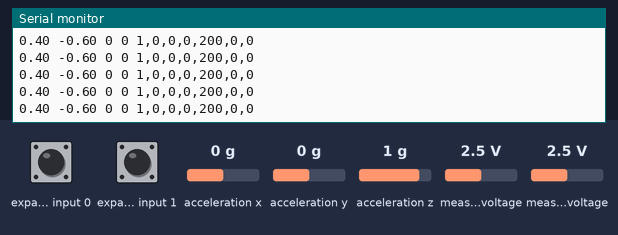
Bench run of a sketch on a simulated Arduino Leonardo, built with avr-gcc and run on an emulated ATmega32U4. Parts: the last lines printed to the serial monitor. Wiring (inferred from the names in the program): Wii Nunchuk at I2C address 0x52. The test bench sets the inputs (shaded band); at power-on: acceleration x 0 g, measured voltage 2.5 V, acceleration z 1 g, expander input 0 HIGH, expander input 1 HIGH, acceleration y 0 g. USB keyboard and mouse output is not drawn.

Above: at 1.2 s.
1.3 s: acceleration x set to -1.4 g
At 1.53 s:
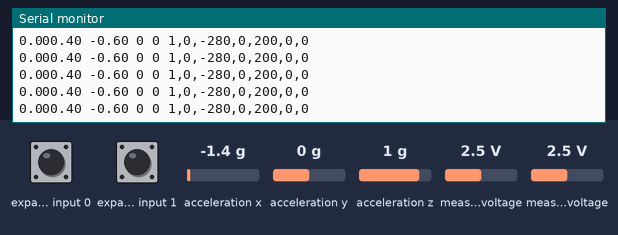
4.3 s: measured voltage (sensor 200) set to 0.1 V
At 4.4 s:
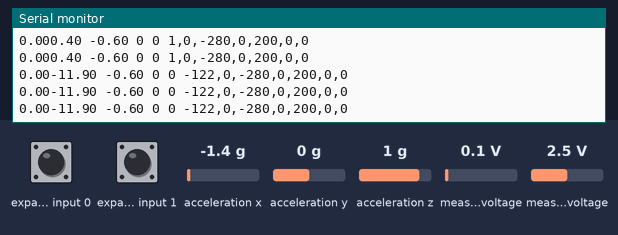
7.3 s: acceleration z set to -0.1 g
At 7.6 s:
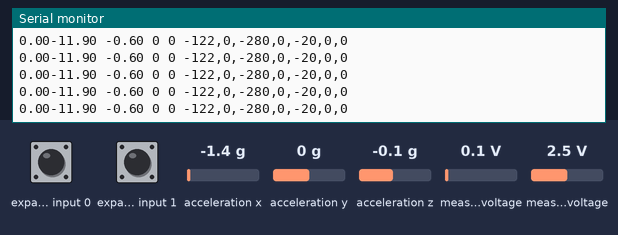
10.3 s: acceleration x set to -0.8 g
At 10.9 s:
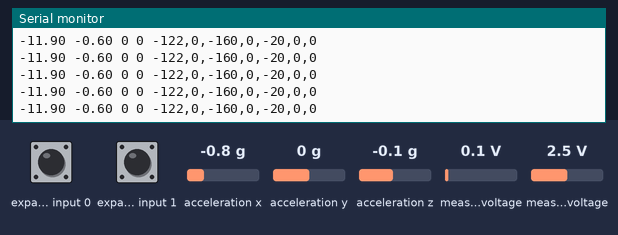
13.3 s: measured voltage (sensor 201) set to 4.9 V
At 14.2 s:
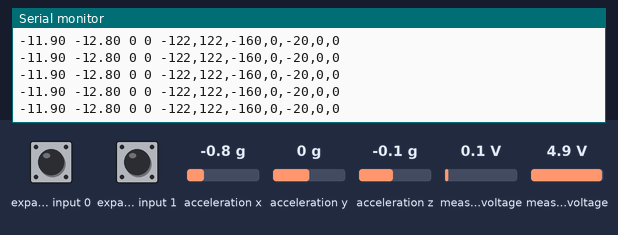
16.3 s: expander input 0 pulled LOW for 0.15 s
Timing chart, 0 to 19.3 s (numbered marks = the images above; inputs shaded):
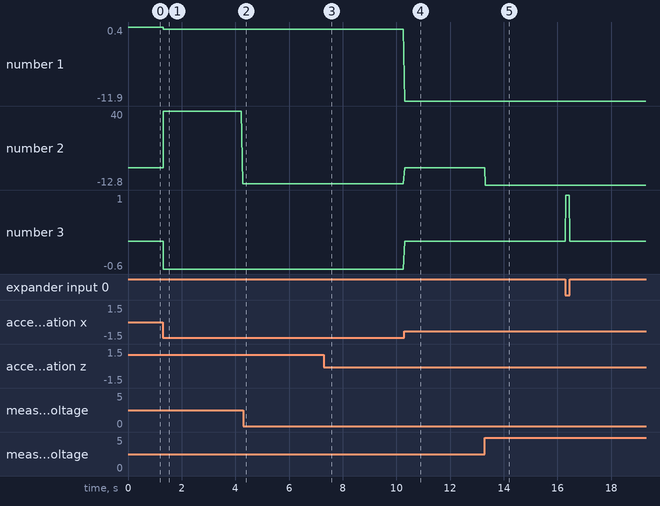

Measured:
- after the input at 1.3 s, the serial monitor: prints a new line at once (image 1)
- after the input at 4.3 s, the serial monitor: prints a new line at once (image 2)
- after the input at 7.3 s, the serial monitor: prints a new line at once (image 3)
- after the input at 10.3 s, the serial monitor: prints a new line at once (image 4)
- after the input at 13.3 s, the serial monitor: prints a new line at once (image 5)
- plotted number 2: -0.6 → -11.9 after the input at 1.3 s, -0.6 → -12.8 after the input at 13.3 s

The sketch:

super_mouse.ino
```cpp
/*
Leonardo 接线：

Top Left 		SCK		Digital Pin 3
Top Right		GND		Ground Pin
Bottom L.		+ V		5 Volt Pin
Bottom R.		SDA		Digital Pin 2

*/

#include <Wire.h>
#include "Nunchuk.h"
#include <Keyboard.h>
#include <Mouse.h>

float X=0;
float Y=0;
int C=0;
int Z=0;
int Z_NUM=0;
int Z_TYPE=0;

float AX=0;
float AY=0;
float AZ=0;

float AY_TMP=999; // AY首次按下初始位置

float Y_ALL=0;

void setup() {

    Serial.begin(115200);
    Wire.begin();
    // nunchuk_init_power(); // A1 and A2 is power supply
    nunchuk_init();
    Keyboard.begin();
    Mouse.begin();
}

void loop() {
    if (nunchuk_read()) {
        X=(nunchuk_joystickX()+3)*0.1;
        Y=-(nunchuk_joystickY()+6)*0.1;
        Z=nunchuk_buttonZ();
        C=nunchuk_buttonC();
        AX=nunchuk_accelX();
        AY=nunchuk_accelY();
        AZ=nunchuk_accelZ();
        Serial.print(X);
        Serial.print(" ");
        Serial.print(Y);
        Serial.print(" ");
        Serial.print(Z);
        Serial.print(" ");
        Serial.print(C);
        Serial.print(" ");
        nunchuk_print();

        if (Z==0) {
            if(Z_NUM<=0){
                Z_TYPE=0;
            }else if(Z_NUM>0 && Z_NUM<=200){
                Z_TYPE=1;  // 1:short 2:long
            }else if(Z_NUM>200){
                Z_TYPE=2;
            }
            Z_NUM=0;
        }else{
            Z_NUM++;
        }

        if (Z==0) { // Z C 都释放的时候
            if(X!=0 || Y!=0){
                if(AX<-250 && C==0){ //左斜放时下移
                    if(Y!=0){
                        Serial.print(Y_ALL);
                        if(Y_ALL<100 && Y_ALL>-100){
                            if (!Mouse.isPressed(MOUSE_LEFT)) {
                                Mouse.press(MOUSE_LEFT);
                                delay(50);
                                return;
                            }
                            // Y=(Y*0.1);
                            // if(Y>0){
                            //     Y=1;
                            // }else{
                            //     Y=-1;
                            // }
                            Mouse.move(0, Y, 0);
                            delay(5);
                            Y_ALL=Y_ALL+Y;
                            return;
                        }else{
                            if (Mouse.isPressed(MOUSE_LEFT)) {
                                Mouse.release(MOUSE_LEFT);
                                // delay(100);
                                return;
                            }
                            // delay(200);
                            // Y_ALL+=Y_ALL;
                            if(Y_ALL>0){ // 下正  正往下
                                // Y_ALL=Y_ALL+50;
                                // Mouse.move(0, -100, 0);
                                Mouse.move(0, -90, 0);
                                // Mouse.move(0, -127, 0);
                                // Mouse.move(0, -20, 0);
                                // Mouse.move(0, -(Y_ALL-100), 0);
                            }else{ // 上 上偏+  下偏-
                                // Y_ALL=Y_ALL-50;
                                // Y_ALL-=Y_ALL;
                                // Mouse.move(0, 100, 0);
                                Mouse.move(0, 90, 0);
                            }
                            // Mouse.move(0, Y_ALL, 0);
                            // delay(10);
                            // Mouse.move(0, Y_ALL, 0);
                            // Mouse.move(0, Y_ALL, 0);
                            // delay(200);
                            Y_ALL=0;
                            return;
                        }
                    }

                }else{
                    Mouse.move(X, Y, 0);
                    delay(5);
                    return;
                }
            }else{
                Y_ALL=0;
                if(AX<-250){
                    if(Y==0){
                        if (Mouse.isPressed(MOUSE_LEFT)) {
                            Mouse.release(MOUSE_LEFT);
                        }
                    }
                }
            }
            AY_TMP=999;
        }else if(AX>=-250 && Z==1){ // Z 按下,且非左斜放状态
            if(X!=0 || Y!=0){  // 慢移动
                if(X<0)X=-1;
                if(X>0)X=1;
                if(Y<0)Y=-1;
                if(Y>0)Y=1;
                Mouse.move(X, Y, 0);
                delay(10);
                return;
            }

            // 鼠标滚轮
            if(AY_TMP==999){  //记录第一次按下Z时的位置
                AY_TMP=AY;
                return;
            }
            if(AY>(AY_TMP+50)){
                Mouse.move(0, 0, 1);
                delay(100);
                return;
            }else if(AY<(AY_TMP-50)){
                Mouse.move(0, 0, -1);
                delay(100);
                return;
            }
        }

        if (C==1) {
            // if the mouse is not pressed, press it:
            if (!Mouse.isPressed(MOUSE_LEFT)) {
                Mouse.press(MOUSE_LEFT);
            }
        } else {                           // else the mouse button is not pressed:
            // if the mouse is pressed, release it:
            if (Mouse.isPressed(MOUSE_LEFT)) {
                Mouse.release(MOUSE_LEFT);
            }
        }

        if(AX<-250){  // 左斜放时，单机右键
            if (Z_TYPE==1) {
                // if the mouse is not pressed, press it:
                if (!Mouse.isPressed(MOUSE_RIGHT)) {
                    Mouse.press(MOUSE_RIGHT);
                }
            } else if(Z_TYPE==0) {                           // else the mouse button is not pressed:
                // if the mouse is pressed, release it:
                if (Mouse.isPressed(MOUSE_RIGHT)) {
                    Mouse.release(MOUSE_RIGHT);
                }
            } else if(Z_TYPE==2) {
                Keyboard.write(KEY_RIGHT_GUI);
            }
        }

    }
//    delay(2000);
}
```

Nunchuk.h
```cpp
// (licence header left out)
#ifndef NUNCHUK_H
#define NUNCHUK_H

#include <Wire.h>

// Calibration accelerometer values, depends on your Nunchuk
#define NUNCHUK_ACCEL_X_ZERO 512
#define NUNCHUK_ACCEL_Y_ZERO 512
#define NUNCHUK_ACCEL_Z_ZERO 512

// Calibration joystick values
#define NUNCHUK_JOYSTICK_X_ZERO 127
#define NUNCHUK_JOYSTICK_Y_ZERO 128

// Whether to disable encryption. Enabling encryption means that every packet must be decrypted, which wastes cpu cycles. Cheap Nunchuk clones have problems with the encrypted init sequence, so be sure you know what you're doing
#define NUNCHUK_DISABLE_ENCRYPTION

// Print debug information instead of a CSV stream to the serial port
// #define NUNCHUK_DEBUG

// The Nunchuk I2C address
#define NUNCHUK_ADDRESS 0x52

#if ARDUINO >= 100
#define I2C_READ() Wire.read()
#define I2C_WRITE(x) Wire.write(x)
#else
#define I2C_READ() Wire.receive()
#define I2C_WRITE(x) Wire.send(x)
#endif

#define I2C_START(x) Wire.beginTransmission(x)
#define I2C_STOP() Wire.endTransmission(true)

uint8_t nunchuk_data[6];
uint8_t nunchuk_cali[16];

#if defined(__AVR_ATmega168__) || defined(__AVR_ATmega328P__) // Only Arduino UNO
/**
 * Use normal analog ports as power supply, which is useful if you want to have all pins in a row
 * Like for the famous WiiChuck adapter
 * @see https://todbot.com/blog/2008/02/18/wiichuck-wii-nunchuck-adapter-available/
 */
static void nunchuk_init_power() {
    // Add power supply for port C2 (GND) and C3 (PWR)
    PORTC &= ~_BV(PORTC2);
    PORTC |= _BV(PORTC3);
    DDRC |= _BV(PORTC2) | _BV(PORTC3);
    delay(100);
}
#endif
/**
 * Initializes the Nunchuk communication by sending a sequence of bytes
 */
static void nunchuk_init() {

    // Change TWI speed for nuchuk, which uses Fast-TWI (400kHz)
    Wire.setClock(400000);

    // delay(1);

#ifdef NUNCHUK_DISABLE_ENCRYPTION
    I2C_START(NUNCHUK_ADDRESS);
    I2C_WRITE(0xF0);
    I2C_WRITE(0x55);
    I2C_STOP();
    // delay(1);
    I2C_START(NUNCHUK_ADDRESS);
    I2C_WRITE(0xFB);
    I2C_WRITE(0x00);
    I2C_STOP();
    // delay(1);
#else
    I2C_START(NUNCHUK_ADDRESS);
    I2C_WRITE(0x40);
    I2C_WRITE(0x00);
    I2C_STOP();
    // delay(1);
#endif

#ifdef NUNCHUK_DEBUG
    Serial.print("Ident: "); // 0xA4200000 for Nunchuck, 0xA4200101 for Classic, 0xA4200402 for Balance

    I2C_START(NUNCHUK_ADDRESS);
    I2C_WRITE(0xFA);
    I2C_STOP();

    Wire.requestFrom(NUNCHUK_ADDRESS, 6);
    for (uint8_t i = 0; i < 6; i++) {
        if (Wire.available()) {
            Serial.print(I2C_READ(), HEX);
            Serial.print(" ");
        }
    }
    I2C_STOP();
    Serial.println("");

    delay(100); // Wait for serial transfer, before loop()ing
#endif

}

/**
 * Decodes a byte if encryption is used
 *
 * @param x The byte to be decoded
 */
static inline uint8_t nunchuk_decode_byte(uint8_t x) {
#ifdef NUNCHUK_DISABLE_ENCRYPTION
    return x;
#else
    return (x ^ 0x17) + 0x17;
#endif
}

/**
 * Central function to read a full chunk of data from Nunchuk
 *
 * @return A boolean if the data transfer was successful
 */
static uint8_t nunchuk_read() {

    uint8_t i;
    Wire.requestFrom(NUNCHUK_ADDRESS, 6);
    //delayMicroseconds(10);
    for (i = 0; i < 6 && Wire.available(); i++) {
        nunchuk_data[i] = nunchuk_decode_byte(I2C_READ());
    }
    I2C_START(NUNCHUK_ADDRESS);
    I2C_WRITE(0x00);
    // delayMicroseconds(100);
    I2C_STOP();
    return i == 6;
}

/**
 * Checks the current state of button Z
 */
static uint8_t nunchuk_buttonZ() {
    return (~nunchuk_data[5] >> 0) & 1;
}

/**
 * Checks the current state of button C
 */
static uint8_t nunchuk_buttonC() {
    return (~nunchuk_data[5] >> 1) & 1;
}

/**
 * Retrieves the raw X-value of the joystick
 */
static uint8_t nunchuk_joystickX_raw() {
    return nunchuk_data[0];
}

/**
 * Retrieves the raw Y-value of the joystick
 */
static uint8_t nunchuk_joystickY_raw() {
    return nunchuk_data[1];
}

/**
 * Retrieves the calibrated X-value of the joystick
 */
static int16_t nunchuk_joystickX() {
    return (int16_t) nunchuk_joystickX_raw() - (int16_t) NUNCHUK_JOYSTICK_X_ZERO;
}

/**
 * Retrieves the calibrated Y-value of the joystick
 */
static int16_t nunchuk_joystickY() {
    return (int16_t) nunchuk_joystickY_raw() - (int16_t) NUNCHUK_JOYSTICK_Y_ZERO;
}

/**
 * Calculates the angle of the joystick
 */
static float nunchuk_joystick_angle() {
    return atan2((float) nunchuk_joystickY(), (float) nunchuk_joystickX());
}

/**
 * Retrieves the raw X-value of the accelerometer
 */
static uint16_t nunchuk_accelX_raw() {
    return ((uint16_t) nunchuk_data[2] << 2) | ((nunchuk_data[5] >> 2) & 3);
}

/**
 * Retrieves the raw Y-value of the accelerometer
 */
static uint16_t nunchuk_accelY_raw() {
    return ((uint16_t) nunchuk_data[3] << 2) | ((nunchuk_data[5] >> 4) & 3);
}

/**
 * Retrieves the raw Z-value of the accelerometer
 */
static uint16_t nunchuk_accelZ_raw() {
    return ((uint16_t) nunchuk_data[4] << 2) | ((nunchuk_data[5] >> 6) & 3);
}

/**
 * Retrieves the calibrated X-value of the accelerometer
 */
static int16_t nunchuk_accelX() {
    return (int16_t) nunchuk_accelX_raw() - (int16_t) NUNCHUK_ACCEL_X_ZERO;
}

/**
 * Retrieves the calibrated Y-value of the accelerometer
 */
static int16_t nunchuk_accelY() {
    return (int16_t) nunchuk_accelY_raw() - (int16_t) NUNCHUK_ACCEL_Y_ZERO;
}

/**
 * Retrieves the calibrated Z-value of the accelerometer
 */
static int16_t nunchuk_accelZ() {
    return (int16_t) nunchuk_accelZ_raw() - (int16_t) NUNCHUK_ACCEL_Z_ZERO;
}

/**
 * Calculates the pitch angle THETA around y-axis of the Nunchuk in radians
 */
static float nunchuk_pitch() { // tilt-y
    return atan2((float) nunchuk_accelY(), (float) nunchuk_accelZ());
}

/**
 * Calculates the roll angle PHI around x-axis of the Nunchuk in radians
 */
static float nunchuk_roll() { // tilt-x
    return atan2((float) nunchuk_accelX(), (float) nunchuk_accelZ());
}

/**
 * A handy function to print either verbose information of the Nunchuk or a CSV stream for Processing
 */
static void nunchuk_print() {

#ifdef NUNCHUK_DEBUG
    Serial.print("joy: ");
    Serial.print(nunchuk_joystickX(), DEC);
    Serial.print(", ");
    Serial.print(nunchuk_joystickY(), DEC);

    Serial.print("  acc:");
    Serial.print(nunchuk_accelX(), DEC);
    Serial.print(", ");
    Serial.print(nunchuk_accelY(), DEC);
    Serial.print(", ");
    Serial.print(nunchuk_accelZ(), DEC);

    Serial.print("  but:");
    Serial.print(nunchuk_buttonZ(), DEC);
    Serial.print(", ");
    Serial.print(nunchuk_buttonC(), DEC);
    Serial.print("\n");
#else
    Serial.print(nunchuk_joystickX(), DEC);
    Serial.print(",");
    Serial.print(nunchuk_joystickY(), DEC);
    Serial.print(",");
    Serial.print(nunchuk_accelX(), DEC);
    Serial.print(",");
    Serial.print(nunchuk_accelY(), DEC);
    Serial.print(",");
    Serial.print(nunchuk_accelZ(), DEC);
    Serial.print(",");
    Serial.print(nunchuk_buttonZ(), DEC);
    Serial.print(",");
    Serial.print(nunchuk_buttonC(), DEC);
    Serial.print("\n");
#endif
}

#endif
```
